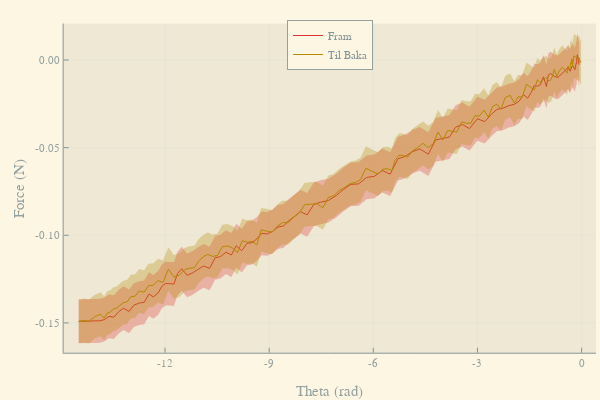

Here is the notebook cell this chart was saved with:
### Markdown cell above
### Gögn 1, mæling á kraft og θ

### Code cell
data = CSV.read("data.csv", DataFrame)

data = data[data[!,1] .> -0.15,:]

Δθ = 1u"°"
ΔF = 0.0125u"N"

data[!,2] = data[!,2]u"rad"

off = 13
plot(data[!,2][1:(end -end÷2 - off)],data[!,1][1:(end - end÷2 - off)]u"N",
	ribbon= ΔF,
	fillalpha = 0.3,
	xlabel = "Theta", 
	ylabel = "Force", 
	labels ="Fram")
plot!(data[!,2][(end -end÷2 - off):end],data[!,1][(end - end÷2 - off):end]u"N",
	ribbon= ΔF,
	fillalpha = 0.3,
	labels ="Til Baka",
	legend = :top)

### Figure 1 — Plotly figure (JSON) as saved in the notebook; plotly's stock layout.template omitted (floating-point values rounded to 4 significant figures; data arrays with more than 128 entries replaced by an {"elided": "..."} marker saying what was removed)
{"data": [{"colorbar": {"title": ""}, "fill": "tozeroy", "fillcolor": "rgba(220, 50, 47, 0.300)", "legendgroup": "Fram", "line": {"color": "rgba(220, 50, 47, 1.000)", "dash": "solid", "shape": "linear", "width": 0}, "mode": "lines", "name": "Fram", "showlegend": false, "type": "scatter", "x": {"elided": "194 float values"}, "xaxis": "x", "y": {"elided": "194 float values"}, "yaxis": "y", "zmax": null, "zmin": null}, {"colorbar": {"title": ""}, "fillrange": {"elided": "2x97 float values"}, "legendgroup": "Fram", "line": {"color": "rgba(220, 50, 47, 1.000)", "dash": "solid", "shape": "linear", "width": 1}, "mode": "lines", "name": "Fram", "showlegend": true, "type": "scatter", "x": [-0.06981, -0.1222, -0.1396, -0.1396, -0.1396, -0.1571, -0.192, -0.2618, -0.3316, -0.4014, -0.4887, -0.576, -0.6807, -0.7854, -0.8901, -0.9599, -1.012, -1.1, -1.187, -1.274, -1.361, -1.449, -1.553, -1.676, -1.798, -1.937, -2.094, -2.269, -2.443, -2.601, -2.793, -3.002, -3.229, -3.438, -3.63, -3.805, -3.997, -4.206, -4.416, -4.66, -4.869, -5.096, -5.288, -5.515, -5.742, -5.969, -6.196, -6.423, -6.65, -6.859, -7.069, -7.295, -7.522, -7.714, -7.906, -8.098, -8.273, -8.43, -8.587, -8.744, -8.901, -9.058, -9.215, -9.355, -9.495, -9.634, -9.791, -9.948, -10.09, -10.25, -10.4, -10.56, -10.72, -10.89, -11.05, -11.21, -11.36, -11.52, -11.64, -11.75, -11.87, -11.99, -12.1, -12.2, -12.34, -12.46, -12.6, -12.74, -12.9, -13.04, -13.19, -13.33, -13.47, -13.61, -13.75, -13.88, -14.49], "xaxis": "x", "y": [-0.002702, 0.003012, 0.000708, -0.001619, -0.001939, -0.001756, -0.005563, -0.002969, -0.006364, -0.004144, -0.006326, -0.007722, -0.009897, -0.009393, -0.007715, -0.008585, -0.0152, -0.009592, -0.01411, -0.01492, -0.01441, -0.01847, -0.02172, -0.01971, -0.02337, -0.02527, -0.02599, -0.02751, -0.02818, -0.03099, -0.03514, -0.03351, -0.03913, -0.03678, -0.03834, -0.0439, -0.04473, -0.04559, -0.05373, -0.05069, -0.05229, -0.0551, -0.05631, -0.06513, -0.06302, -0.06635, -0.067, -0.07066, -0.07097, -0.07381, -0.07733, -0.08017, -0.08113, -0.08239, -0.08833, -0.08653, -0.08933, -0.09161, -0.09461, -0.09529, -0.09772, -0.09923, -0.09888, -0.1021, -0.1042, -0.1045, -0.1088, -0.1059, -0.1112, -0.1097, -0.1121, -0.1129, -0.1189, -0.1175, -0.1194, -0.1215, -0.1228, -0.1191, -0.1218, -0.1279, -0.1276, -0.1275, -0.1293, -0.1329, -0.1351, -0.1335, -0.1382, -0.1387, -0.1399, -0.1434, -0.1416, -0.1435, -0.1467, -0.1462, -0.1482, -0.1488, -0.1491], "yaxis": "y", "zmax": null, "zmin": null}, {"colorbar": {"title": ""}, "fill": "tozeroy", "fillcolor": "rgba(181, 137, 0, 0.300)", "legendgroup": "Til Baka", "line": {"color": "rgba(181, 137, 0, 1.000)", "dash": "solid", "shape": "linear", "width": 0}, "mode": "lines", "name": "Til Baka", "showlegend": false, "type": "scatter", "x": {"elided": "248 float values"}, "xaxis": "x", "y": {"elided": "248 float values"}, "yaxis": "y", "zmax": null, "zmin": null}, {"colorbar": {"title": ""}, "fillrange": {"elided": "2x124 float values"}, "legendgroup": "Til Baka", "line": {"color": "rgba(181, 137, 0, 1.000)", "dash": "solid", "shape": "linear", "width": 1}, "mode": "lines", "name": "Til Baka", "showlegend": true, "type": "scatter", "x": [-14.49, -14.33, -14.19, -14.03, -13.95, -13.86, -13.75, -13.67, -13.58, -13.49, -13.4, -13.3, -13.21, -13.09, -12.99, -12.86, -12.74, -12.6, -12.48, -12.34, -12.2, -12.06, -11.9, -11.75, -11.59, -11.43, -11.29, -11.15, -11.03, -10.89, -10.77, -10.63, -10.49, -10.35, -10.19, -10.04, -9.913, -9.774, -9.634, -9.495, -9.355, -9.233, -9.076, -8.919, -8.779, -8.622, -8.447, -8.29, -8.133, -7.976, -7.802, -7.627, -7.453, -7.295, -7.138, -6.981, -6.824, -6.667, -6.51, -6.37, -6.213, -6.039, -5.864, -5.725, -5.585, -5.463, -5.376, -5.253, -5.131, -5.009, -4.869, -4.73, -4.573, -4.416, -4.276, -4.136, -3.997, -3.857, -3.718, -3.595, -3.456, -3.316, -3.194, -3.072, -2.95, -2.81, -2.688, -2.566, -2.443, -2.321, -2.199, -2.059, -1.937, -1.833, -1.71, -1.588, -1.466, -1.361, -1.274, -1.204, -1.117, -1.03, -0.9425, -0.8727, -0.7854, -0.7156, -0.6458, -0.5585, -0.4887, -0.4189, -0.384, -0.3491, -0.3316, -0.3316, -0.3142, -0.2967, -0.2793, -0.2618, -0.2269, -0.192, -0.1222, -0.06981, -0.03491, -0.01745], "xaxis": "x", "y": [-0.1491, -0.1486, -0.1492, -0.1465, -0.1458, -0.1451, -0.1472, -0.1444, -0.1438, -0.1421, -0.1417, -0.1401, -0.1386, -0.1379, -0.135, -0.1348, -0.1317, -0.1325, -0.1287, -0.1285, -0.1259, -0.127, -0.1194, -0.1237, -0.1228, -0.1196, -0.1188, -0.1185, -0.1147, -0.1122, -0.1109, -0.1121, -0.1115, -0.1065, -0.1061, -0.1075, -0.1099, -0.103, -0.1039, -0.1035, -0.1055, -0.09692, -0.09739, -0.09828, -0.09506, -0.09277, -0.09275, -0.08947, -0.08714, -0.08258, -0.08225, -0.082, -0.08428, -0.07845, -0.07741, -0.07446, -0.07268, -0.07055, -0.06982, -0.0683, -0.06175, -0.06352, -0.06513, -0.06222, -0.06204, -0.06304, -0.05716, -0.05422, -0.05457, -0.05538, -0.05169, -0.05001, -0.04753, -0.04994, -0.0478, -0.04105, -0.04562, -0.04019, -0.04052, -0.04115, -0.03534, -0.03607, -0.03606, -0.03176, -0.03206, -0.02857, -0.03262, -0.02657, -0.02519, -0.02798, -0.0214, -0.02016, -0.0246, -0.02103, -0.02108, -0.01386, -0.01563, -0.01702, -0.01126, -0.01277, -0.01138, -0.01001, -0.01195, -0.01098, -0.005357, -0.009302, -0.006342, -0.004099, -0.005739, -0.007433, -0.003397, -0.005571, -0.004953, -0.002855, -0.001489, -0.002061, 0.000655, -0.003748, 0.002203, 0.002112, 0.000555, 0.001303, -0.001436, -0.000734], "yaxis": "y", "zmax": null, "zmin": null}], "layout": {"annotations": [], "height": 400, "legend": {"bgcolor": "rgba(253, 246, 227, 1.000)", "bordercolor": "rgba(147, 161, 161, 1.000)", "borderwidth": 1, "font": {"color": "rgba(131, 148, 150, 1.000)", "family": "sans-serif", "size": 11}, "title": {"font": {"color": "rgba(131, 148, 150, 1.000)", "family": "sans-serif", "size": 15}, "text": ""}, "tracegroupgap": 0, "traceorder": "normal", "x": 0.55, "xanchor": "center", "y": 1, "yanchor": "top"}, "margin": {"b": 20, "l": 0, "r": 0, "t": 20}, "paper_bgcolor": "rgba(253, 246, 227, 1.000)", "plot_bgcolor": "rgba(238, 232, 213, 1.000)", "showlegend": true, "width": 600, "xaxis": {"anchor": "y", "domain": [0.1061, 0.9934], "gridcolor": "rgba(131, 148, 150, 0.100)", "gridwidth": 0.5, "linecolor": "rgba(131, 148, 150, 1.000)", "mirror": false, "range": [-14.92, 0.4166], "showgrid": true, "showline": true, "showticklabels": true, "tickangle": 0, "tickcolor": "rgb(131, 148, 150)", "tickfont": {"color": "rgba(147, 161, 161, 1.000)", "family": "sans-serif", "size": 11}, "tickmode": "array", "ticks": "inside", "ticktext": ["-12", "-9", "-6", "-3", "0"], "tickvals": [-12, -9, -6, -3, 0], "title": "Theta (rad)", "titlefont": {"color": "rgba(147, 161, 161, 1.000)", "family": "sans-serif", "size": 15}, "type": "-", "visible": true, "zeroline": false, "zerolinecolor": "rgba(131, 148, 150, 1.000)"}, "yaxis": {"anchor": "x", "domain": [0.07581, 0.9902], "gridcolor": "rgba(131, 148, 150, 0.100)", "gridwidth": 0.5, "linecolor": "rgba(131, 148, 150, 1.000)", "mirror": false, "range": [-0.167, 0.02083], "showgrid": true, "showline": true, "showticklabels": true, "tickangle": 0, "tickcolor": "rgb(131, 148, 150)", "tickfont": {"color": "rgba(147, 161, 161, 1.000)", "family": "sans-serif", "size": 11}, "tickmode": "array", "ticks": "inside", "ticktext": ["-0.15", "-0.10", "-0.05", "0.00"], "tickvals": [-0.15, -0.1, -0.05, 0], "title": "Force (N)", "titlefont": {"color": "rgba(147, 161, 161, 1.000)", "family": "sans-serif", "size": 15}, "type": "-", "visible": true, "zeroline": false, "zerolinecolor": "rgba(131, 148, 150, 1.000)"}}}
